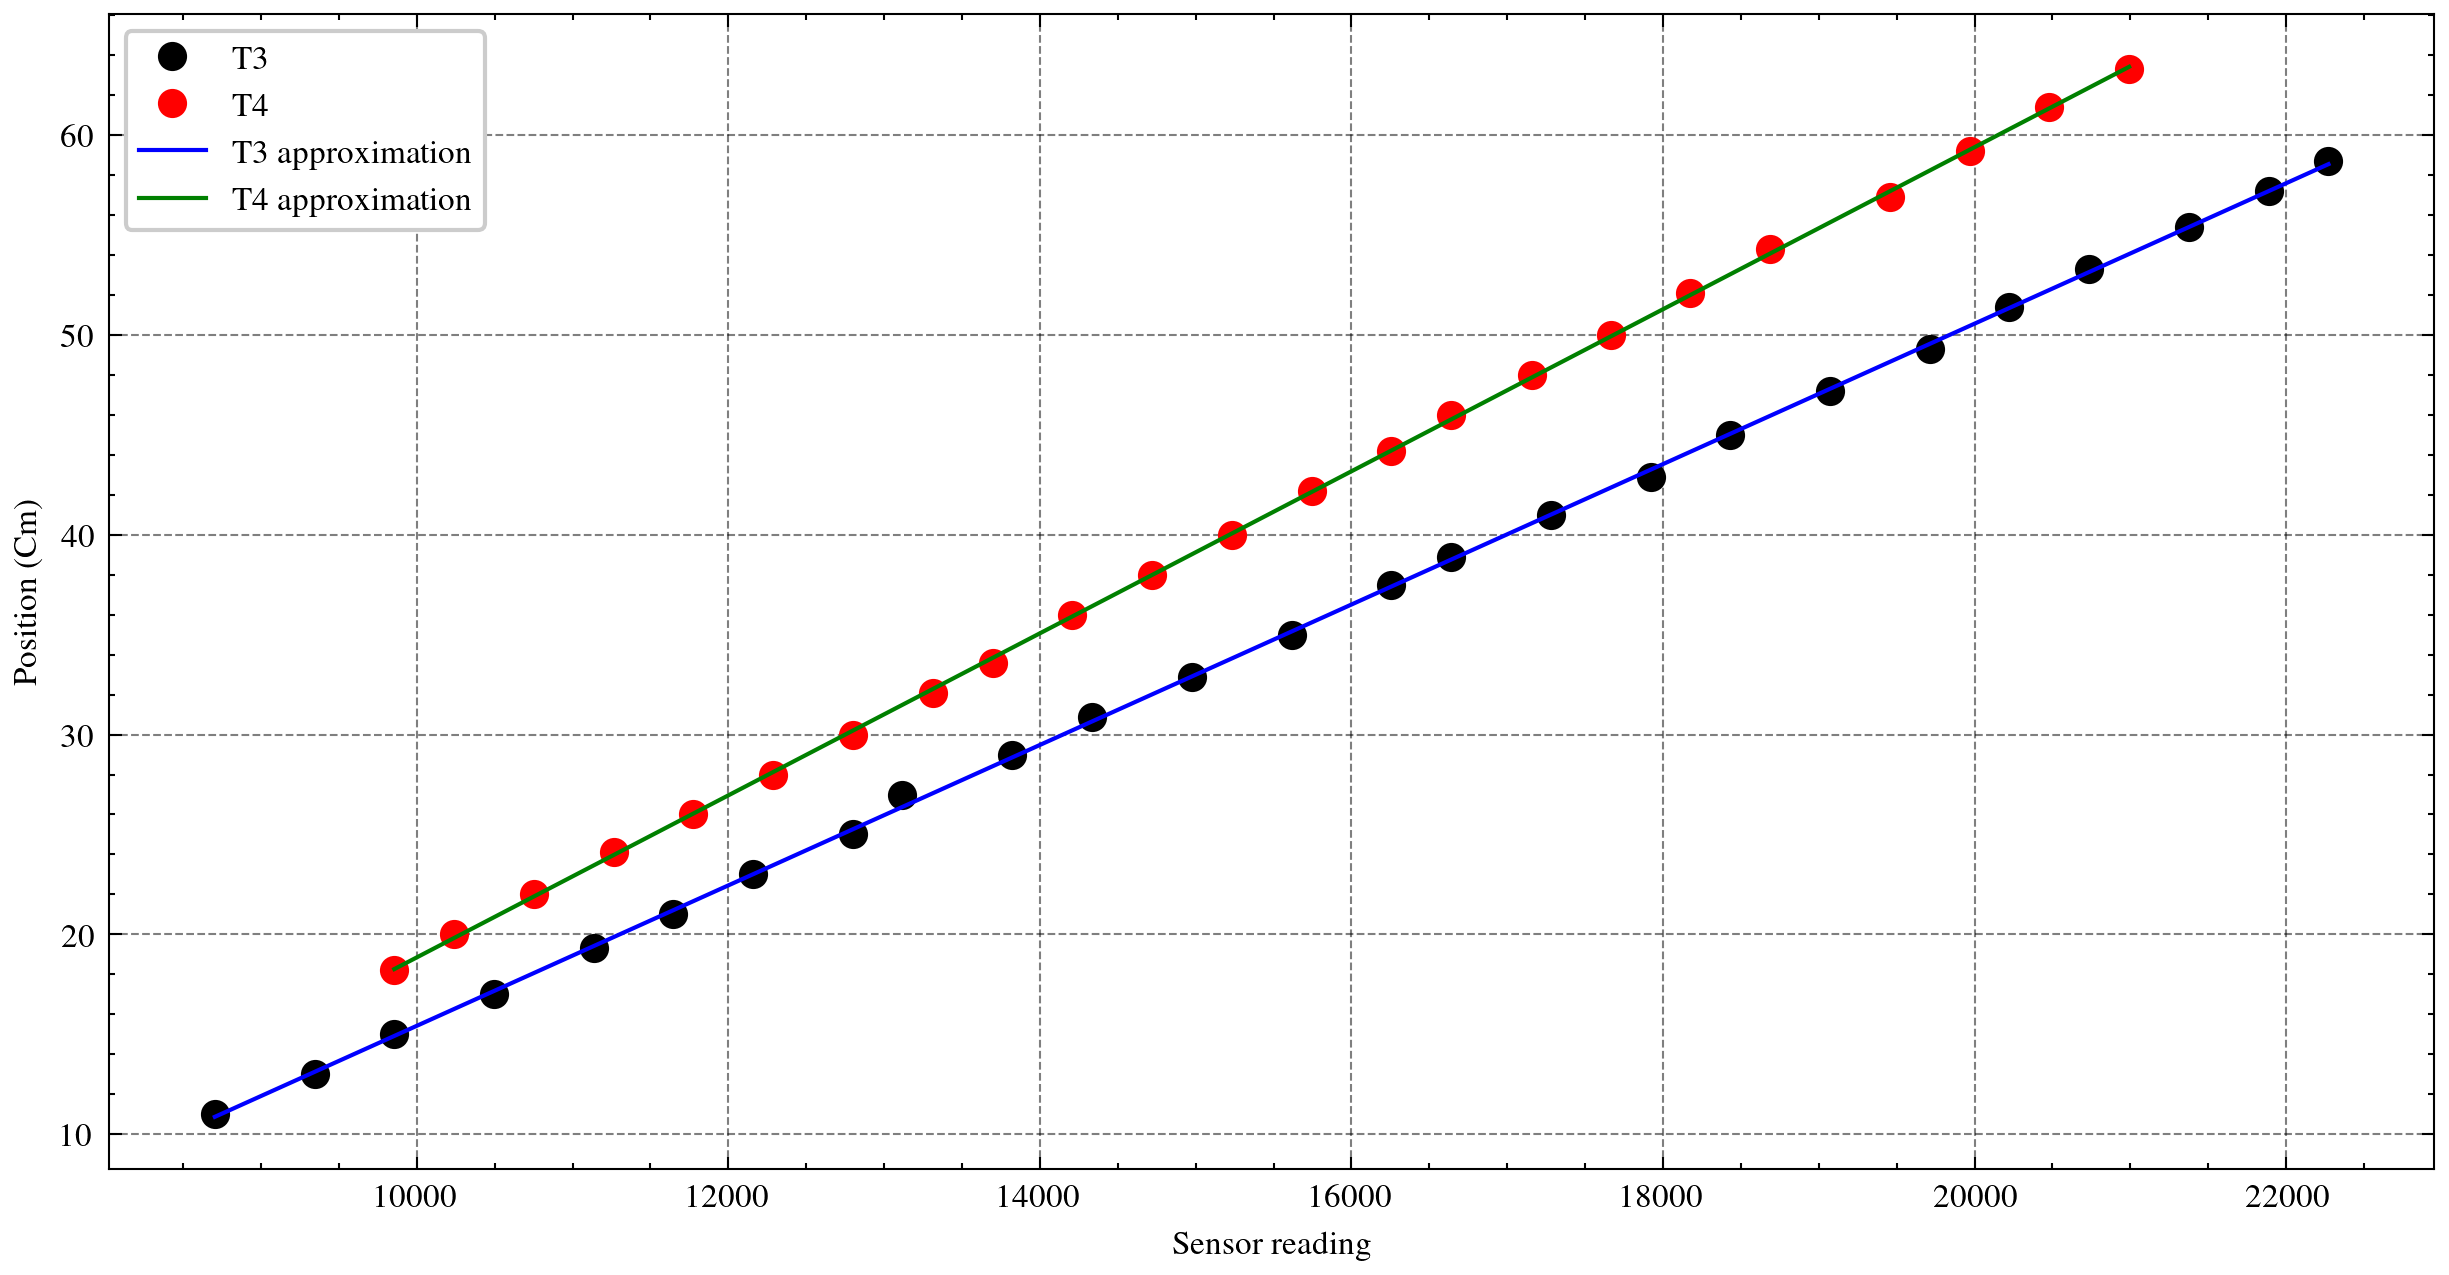

Here is the Python script that generated this plot:
import numpy as np
import matplotlib.pyplot as plt


plt.style.use([
  'science',
  'ieee',
  'grid',
])


def least_squares(x, y, degree):
  X = np.ones((len(x), degree + 1))

  for i in range(len(x)):
    pot = degree
    for j in range(degree):
      X[i, j] = x[i] ** pot
      pot -= 1

  TH = np.linalg.inv(X.T @ X) @ X.T @ y

  return TH


T4_X = np.array([
  20992,
  20480,
  19968,
  19456,
  18688,
  18176,
  17664,
  17158,
  16640,
  16256,
  15744,
  15232,
  14720,
  14208,
  13696,
  13312,
  12800,
  12288,
  11776,
  11264,
  10752,
  10240,
  9856
])

T4_Y = np.array([
  63.3,
  61.4,
  59.2,
  56.9,
  54.3,
  52.1,
  50,
  48,
  46,
  44.2,
  42.2,
  40,
  38,
  36,
  33.6,
  32.1,
  30,
  28,
  26,
  24.1,
  22,
  20,
  18.2
])

T3_X = np.array([
  22272,
  21888,
  21376,
  20736,
  20224,
  19712,
  19072,
  18432,
  17920,
  17280,
  16640,
  16256,
  15616,
  14976,
  14336,
  13824,
  13112,
  12800,
  12160,
  11648,
  11136,
  10496,
  9856,
  9344,
  8704
])

T3_Y = np.array([
  58.7,
  57.2,
  55.4,
  53.3,
  51.4,
  49.3,
  47.2,
  45,
  42.9,
  41,
  38.9,
  37.5,
  35,
  32.9,
  30.9,
  29,
  27,
  25,
  23,
  21,
  19.3,
  17,
  15,
  13,
  11
])

data = {
  'T4': {
    'X': T4_X,
    'Y': T4_Y
  },
  'T3': {
    'X': T3_X,
    'Y': T3_Y
  }
}


# find the correlation coefficient
def corr_coefficient(x, y):
  return np.corrcoef(x, y)[0, 1]


print(' ')
print('T3: corr_coefficient: ', corr_coefficient(T3_X, T3_Y))
print('T4: corr_coefficient: ', corr_coefficient(T4_X, T4_Y))
print(' ')


# find the test value
# T = R * sqrt(n - 2 / (1 - R^2))
def test_value(x, y):
  R = corr_coefficient(x, y)
  n = len(x)
  return R * np.sqrt((n - 2) / (1 - R ** 2))


print(' ')
print('T3: test_value: ', test_value(T3_X, T3_Y))
print('T4: test_value: ', test_value(T4_X, T4_Y))
print(' ')


def t_score(x, y, slope, regression):
  x_hat = np.mean(x)
  n = len(x)

  # standard error of the slope = sqrt [ (1 / (n-2)) * (sum((yi - y_hat)**2) / sum((xi - x_hat)**2)) ].

  y_sum = np.sum((y - regression) ** 2)
  x_sum = np.sum((x - x_hat) ** 2)

  standard_error = np.sqrt((1 / (n - 2)) * (y_sum / x_sum))

  return (slope / standard_error), standard_error


TH_T3 = least_squares(T3_X, T3_Y, degree=1)
TH_T4 = least_squares(T4_X, T4_Y, degree=1)

T3_REGRESSION = TH_T3[0] * T3_X + TH_T3[1]
T4_REGRESSION = TH_T4[0] * T4_X + TH_T4[1]

print(' ')
print('T3: t-score | standard error: ', t_score(T3_X, T3_Y, TH_T3[0], T3_REGRESSION))
print('T4: t-score | standard error: ', t_score(T4_X, T4_Y, TH_T4[0], T4_REGRESSION))
print(' ')

print(' ')
print('T3: a={}, b={}'.format(TH_T3[0], TH_T3[1]))
print('T4: a={}, b={}'.format(TH_T4[0], TH_T4[1]))
print(' ')

plt.figure(figsize=(10, 5))

plt.plot(T3_X, T3_Y, 'o', label='T3')
plt.plot(T4_X, T4_Y, 'o', label='T4')

plt.plot(T3_X, T3_REGRESSION, '--', label='T3 approximation')
plt.plot(T4_X, T4_REGRESSION, '--', label='T4 approximation')
plt.legend(['T3', 'T4', 'T3 approximation', 'T4 approximation'])

plt.xlabel('Sensor reading')
plt.ylabel('Position (Cm)')

plt.savefig('mmq.png', dpi=300)
plt.show()
